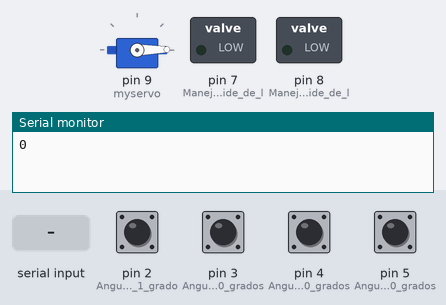
Bench run of a sketch on a simulated Arduino Uno, built with avr-gcc and run on an emulated ATmega328P. Parts: servo, switched loads named in the sketch (green lamp = pin HIGH), the last lines printed to the serial monitor. The inputs (shaded band) are chosen by the test bench; at power-on: pin 2 (Angulo_de_1_grado), pin 3 (Angulo_de_20_grados), pin 4 (Angulo_de_40_grados), pin 5 (Angulo_de_60_grados) HIGH.

Above: at 2.3 s.
2.4 s: pin 3 (Angulo_de_20_grados) pulled LOW for 0.15 s
At 6.3 s:
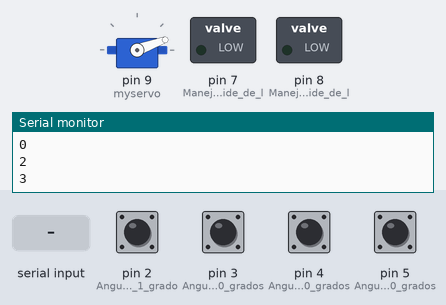
7.4 s: "30,150\n" received over Serial
At 13.5 s:
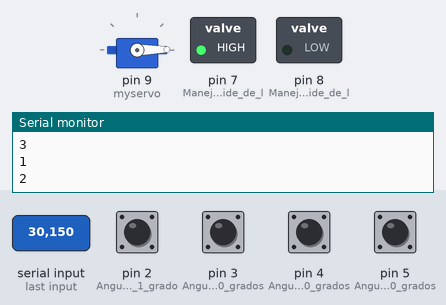
At 19.67 s:
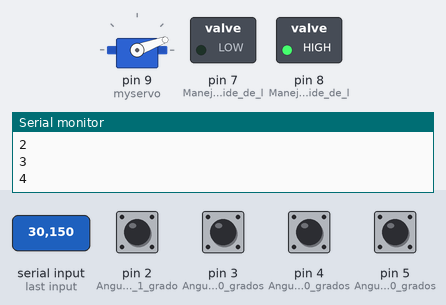
Timing chart, 0 to 21.2 s (numbered marks = the images above; inputs shaded):
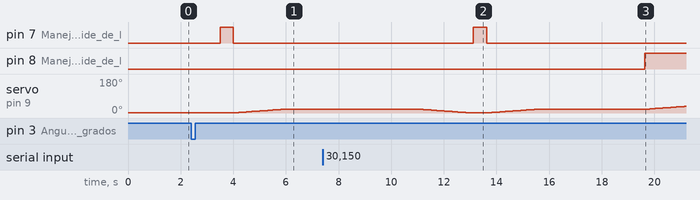

The sketch:

plano_inclinado_200.ino
```cpp
/******************************************************
#
#  PROYECTO IoT - Diplomado SAMSUNG INNOVATION  CAMPUS
#
#  - Proyecto CAPSTONE
#                 "Plano Inclinado"
#
#    EDUARDO RODRIGUEZ MARTINEZ
#    FERNANDO RAMIREZ ROJAS
#
#  Algoritmo:
#    Este programa funciona en conjunto con el programa Python:
#           "Plano Inclinado 200: modelo.py"
#
#    Este programa:
#      1. Recibe un comadno de Python que le indica el ángulo al
#         que debe ajustar el plano inclinado (servomotor).
#      2. El ajuste se realiza en los siguientes pasos:
#         1) Mueve al servomotor a un angulo negativo con el objeto
#            de deslizar la esfera al extremo inicial del plano inclinado.
#         2) Captura la esfera (mediante un solenoide) para que ésta no se
#             regrese al posicionar el plano inclinado en el ángulo solicitado.
#         3) Posiciona al plano en un angulo cero (posicion horizontal) y activa
#            el solenoide para que aprisione a la esfera y no se escape al
#            posicionar el plano inclinado en el ángulo solicitado.
#         4) Posiciona al plano inclinado en el angulo solicitado.
#         5) Libera la esfera. En este momento la cámara WEB manejada por python
#            se encarga de tomar muestras de la posición de la esfera en su
#            recorrido por el plano inclinado.
#         6) Espera en esta posicion hasta recibir la petición de posicionarse
#            en otro ángulo para un nuevo experimento.
#
#                                                     21 / febrero / 2022
#
#*******************************************************/

/***********************************************************
 * ESTADOS DEL SISTEMA:
 * Mensajes:  0 - "Sistema Activado"
 *            1 - "Solicitud Recibida"
 *            2 - "Inicializa Esfera"
 *            3 - "Inicializa Plano Inclinado con Angulo CERO"
 *            4 - "Posiciona Plano Inclinado con Angulo SOLICITADO"
 *            5 - "Libera Esfera"
 *            6 - "Finaliza Experimento"
 *
 ***********************************************************/

#include <Servo.h>

Servo myservo;  // create servo object to control a servo

int angulo_actual = 1;
int angulo_objetivo = 1;
int inicio_secuencia = 1;
int retardo_angulo = 100;

String msg_enviado;
char option;
String data;
String comando;

int incomingByte = 0; // for incoming serial data
String cmd_recibido_python = "";

int pinLED = 13;

boolean sistema_on = true;
boolean experimento_en_curso = false;

void setup() {

  myservo.attach(9);  // attaches the servo on pin 9 to the servo object

  Serial.begin(9600);

 /*******************************
   * Interruptores manuales *
   *******************************/
  pinMode(2, INPUT);         // Angulo de 1 grado. Captura de canica
  digitalWrite(2, HIGH);     // turn on pullup resistors
  pinMode(3, INPUT);          // Angulo de 20 grados. Posicion HORIZONTAL
  digitalWrite(3, HIGH);     // turn on pullup resistors
  pinMode(4, INPUT);          // Angulo de 40 grados. [30 grados EFECTIVOS]
  digitalWrite(4, HIGH);     // turn on pullup resistors
  pinMode(5, INPUT);          // Angulo de 60 grados [50 grados EFECTIVOS]
  digitalWrite(5, HIGH);     // turn on pullup resistors

  pinMode(7, OUTPUT);       // Manejo del solenoide de liberacion
  pinMode(8, OUTPUT);       // Manejo del solenoide de liberacion


  myservo.write(1);

  desactivar_solenoide();

  msg_enviado = "0";      // 0 - "Sistema Activado"
  envia_msgs_python();

}

int entrada_2;

void loop() {

  if (!experimento_en_curso) {
    experimento_en_curso = true;
    recibe_msgs_python();
    // --- Sistema encendido ---
    if (sistema_on) {
      /*******************************
       * SIMULACIONES DE ANGULOS DE
       * INCLINACION
       *******************************/
      if(!digitalRead(2)){
        angulo_objetivo = 1;  // Angulo de 1 grado. Captura de canica
        inicio_secuencia = 1;
      }

      if(!digitalRead(3)){
        angulo_objetivo = 20; // Angulo de 20 grados. Posicion HORIZONTAL. 0 grados
        calibrar_angulo_cero();
        inicio_secuencia = 0;
      }

      if(!digitalRead(4)){
        angulo_objetivo = 50; // [30 grados EFECTIVOS]
        inicio_secuencia = 1;
      }

      if(!digitalRead(5)){
        angulo_objetivo = 65; // [45 grados EFECTIVOS]
        inicio_secuencia = 1;
      }

      if (angulo_objetivo != 1 && inicio_secuencia){
        Serial.flush();
        msg_enviado = "1";     // 1 - "Solicitud Recibida"
        envia_msgs_python();
        ejecuta_secuencia_posicionamiento();
        inicio_secuencia = 0;
      } else {
        posiciona_plano_inclinado();
      }
    } else {
      // --- Apagar Sistema ---
      sistema_on = false;
    }
    experimento_en_curso = false;
  }
}

void posiciona_plano_inclinado(){
 // ---------------------------------------------------------------------
 // Posiciona gradualmente el plano inclinado, desde su posicion actual,
 //           hasta alcanzar su posicion objetivo
 // ---------------------------------------------------------------------
 if (angulo_actual < angulo_objetivo) {
    for(int i=angulo_actual; i<=angulo_objetivo; i++){
      myservo.write(i);
      delay(retardo_angulo);
    }
  }

  if (angulo_actual > angulo_objetivo) {
    for(int i=angulo_actual; i>=angulo_objetivo; i--){
      myservo.write(i);
      delay(retardo_angulo);
    }
  }
  angulo_actual = angulo_objetivo;
}

void calibrar_angulo_cero(){
  // ---------------------------------------------------------------------
  //        Captura esfera en posicion inicial para experimento
  // ---------------------------------------------------------------------
  // --- Envia mensaje informativo a Python ---
  Serial.flush();
  msg_enviado = "2";      // 2 - "Inicializa Esfera"
  envia_msgs_python();
  // --- Posiciona plano en angulo negativo para captura de la esfera ---
  angulo_objetivo = 1;
  posiciona_plano_inclinado();
  delay(100);
  // --- Captura esfera en posicion inicial ---
  liberar_esfera();

  // ---------------------------------------------------------------------
  //        Posiciona Plano Inclinado en Angulo CERO (horizontal)
  // ---------------------------------------------------------------------
  // --- Posiciona plano en angulo 20 correspondiente a posicion HORIZONTAL ---
  // El angulo de 20 corresponde a un angulo de offset
  angulo_objetivo = 20;
  posiciona_plano_inclinado();
  // --- Envia mensaje informativo a Python ---
  Serial.flush();
  msg_enviado = "3";      // 3 - "Inicializa Plano Inclinado con Angulo CERO"
  envia_msgs_python();
  delay(2000);

}

void ejecuta_secuencia_posicionamiento(){

  int temp = angulo_objetivo;

  // ---------------------------------------------------------------------
  //        Captura esfera en posicion inicial para experimento
  // ---------------------------------------------------------------------
  // --- Envia mensaje informativo a Python ---
  Serial.flush();
  msg_enviado = "2";      // 2 - "Inicializa Esfera"
  envia_msgs_python();
  // --- Posiciona plano en angulo negativo para captura de la esfera ---
  angulo_objetivo = 1;
  posiciona_plano_inclinado();
  delay(100);
  // --- Captura esfera en posicion inicial ---
  liberar_esfera();

  // ---------------------------------------------------------------------
  //        Posiciona Plano Inclinado en Angulo CERO (horizontal)
  // ---------------------------------------------------------------------
  // --- Posiciona plano en angulo 20 correspondiente a posicion HORIZONTAL ---
  // El angulo de 20 corresponde a un angulo de offset
  angulo_objetivo = 20;
  posiciona_plano_inclinado();
  // --- Envia mensaje informativo a Python ---
  Serial.flush();
  msg_enviado = "3";      // 3 - "Inicializa Plano Inclinado con Angulo CERO"
  envia_msgs_python();
  delay(2000);

  // ---------------------------------------------------------------------
  //        Posiciona Plano Inclinado en Angulo SOLICITADO
  // ---------------------------------------------------------------------
  // --- Envia mensaje informativo a Python ---
  Serial.flush();
  msg_enviado = "4";      // 4 - "Posiciona Plano Inclinado con Angulo SOLICITADO"
  envia_msgs_python();
  // --- BLOQUEA Liberacion de esfera ---
  bloquear_esfera();
  // --- Posiciona plano en en Angulo SOLICITADO ---
  angulo_objetivo = temp;
  //desactivar_solenoide();
  posiciona_plano_inclinado();
  delay(2000);

  // ---------------------------------------------------------------------
  //        LIBERA Esfera
  // ---------------------------------------------------------------------
  // --- Envia mensaje informativo a Python ---
  Serial.flush();
  msg_enviado = "5";      // 5 - "Libera Esfera"
  envia_msgs_python();
  delay(500);
  //desactivar_solenoide();
  liberar_esfera();
  delay(3000);

  // ---------------------------------------------------------------------
  //        FINALIZA Experimento
  // ---------------------------------------------------------------------
  // --- Envia mensaje informativo a Python ---
  Serial.flush();
  msg_enviado = "6";     // 6 - "Finaliza Experimento"
  envia_msgs_python();
}

void liberar_esfera(){
  // --- Comprime SOLENOIDE ---
  // Permite el paso de la esfera
  digitalWrite(7, HIGH);
  digitalWrite(8, LOW);
  delay(500);
  // --- Desactiva SOLENOIDE ---
  // Impide el paso de la esfera
  // FUERZA DEBIL DEL SOLENOIDA
  digitalWrite(7, LOW);
  digitalWrite(8, LOW);
}

void bloquear_esfera(){
  // --- Expande SOLENOIDE ---
  // Impide el paso de la esfera
  // FUERZA FUERTE DEL SOLENOIDA
  digitalWrite(7, LOW);
  digitalWrite(8, HIGH);
}

void desactivar_solenoide(){
  // --- Desactiva SOLENOIDE ---
  // Impide el paso de la esfera
  // FUERZA FUERTE DEL SOLENOIDA
  digitalWrite(7, LOW);
  digitalWrite(8, LOW);
  delay(100);
}

void envia_msgs_python(){
  Serial.println(msg_enviado);
  delay(1000);
}

void recibe_msgs_python(){

   if (Serial.available() > 0) {
    // Delay para dar tiempo al buffer para que reciba todos los caracteres
    delay(20);
    // String para almacenar todos los caracteres recibidos
    cmd_recibido_python = "";
    // ---------------------------------
    //  Lectura de los caracteres leidos
    //  en el buffer: "cmd_recibido_python"
    // ---------------------------------
    while (Serial.available() > 0) {
       cmd_recibido_python += (char)Serial.read();
    }

    if (cmd_recibido_python.toInt() < 50) {
      angulo_objetivo = cmd_recibido_python.toInt() + 20;  // Angulo Solicitado por mqtt
      inicio_secuencia = 1;
    } else {
      // Apagar Sistema
      sistema_on = false;
      // Guardar Sistema
      angulo_objetivo = 1;  // Angulo de 1 grado. Captura de canica
      posiciona_plano_inclinado();
      delay(200);
      // --- Captura esfera en posicion inicial ---
      liberar_esfera();
    }
    while (Serial.available()>0)  Serial.read();
   }
}
```

Measured:
- after the input at 2.4 s, pin 7 (Manejo_del_solenoide_de_l): LOW → HIGH after 1.1 s, → LOW 0.50 s later; servo on pin 9 (myservo): moves from 1° to 20° over 1.8 s, starting after 1.7 s
- after the input at 7.4 s, pin 7 (Manejo_del_solenoide_de_l): LOW → HIGH after 5.7 s, → LOW 0.50 s later; pin 8 (Manejo_del_solenoide_de_l): LOW → HIGH after 12.2 s; servo on pin 9 (myservo): 20° → 19° after 3.7 s, → 18° 0.10 s later, → 17° 0.10 s later, → 16° 0.10 s later, … (53 changes in this stretch)
